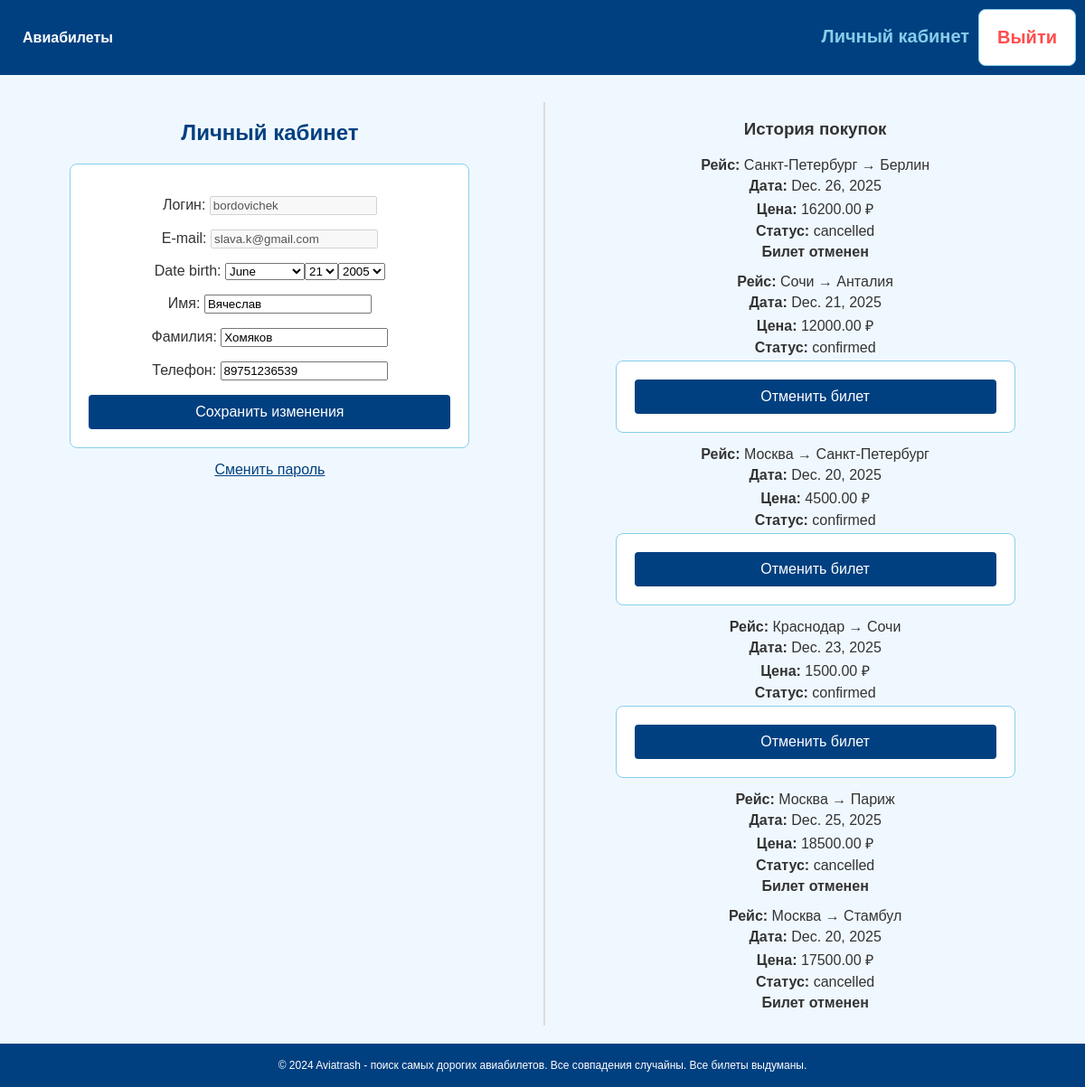
Screenshot of /personal/profile/ (signed in) with the database file from the repository.
### users/models.py (models this page shows)
class User(AbstractUser):
    date_birth = models.DateTimeField(blank=True, null=True, verbose_name="Дата рождения")
    phone = models.CharField(max_length=20, blank=True, null=True, verbose_name="Телефон")
    class Meta:
        db_table = 'auth_user'

### aviaticket/models.py (models this page shows, shortened)
class Ticket(models.Model):
    flight = models.ForeignKey('Flight', on_delete=models.CASCADE, related_name='tickets')
    passenger = models.ForeignKey(get_user_model(), on_delete=models.CASCADE, related_name='tickets', verbose_name='Пассажир')
    status_choices = [
        ('booked', 'Забронирован'),
        ('confirmed', 'Подтвержден'),
        ('cancelled', 'Отменен'),
        ('completed', 'Завершен'),
    ]
    status = models.CharField(max_length=20, choices=status_choices, default='booked', verbose_name='Статус билета')
    booking_reference = models.CharField(max_length=50, unique=True, verbose_name='Номер бронирования')
    booking_date = models.DateTimeField(auto_now_add=True, verbose_name='Дата бронирования')

class Flight(models.Model):
    flight_from = models.CharField(max_length=50, verbose_name='Откуда')
    flight_to = models.ForeignKey('CityWithPhoto', on_delete=models.CASCADE, null=True, blank=True, verbose_name='Куда')
    airline = models.ForeignKey('Airline', on_delete=models.CASCADE, related_name='airline', verbose_name='Авиакомпания')
    time_in_flight = models.DateTimeField(verbose_name='Время в пути')
    day_of_departure = models.DateField(verbose_name='Дата вылета')
    price = models.DecimalField(max_digits=10, decimal_places=2, verbose_name='Цена')
    amount_of_transfers = models.IntegerField(blank=True, null=True, verbose_name='Количество пересадок')
    time_created = models.DateTimeField(auto_now=True, verbose_name='Время создания')
    slug = models.SlugField(max_length=100, unique=True, blank=True, verbose_name='Слаг')

class CityWithPhoto(models.Model):
    city_name = models.CharField(
        max_length=55,
        unique=True,
        verbose_name="Название города"
    )
    photo = models.FileField(
        upload_to='media_photo_city',
        verbose_name="Фотография города"
    )
    def __str__(self):
        return self.city_name

### users/views.py (the view, shortened to what this page needs)
# urls.py: path('profile/', ProfileUser.as_view(), name='profile'),
class ProfileUser(LoginRequiredMixin, UpdateView):
    model = get_user_model()
    form_class = ProfileUserForm
    template_name = 'users/profile.html'
    extra_context = {'title': "Профиль пользователя"}
    success_url = reverse_lazy('list_tickets')
    def get_object(self, queryset=None):
        return self.request.user
    def get_context_data(self, **kwargs):
        context = super().get_context_data(**kwargs)
        context['tickets'] = Ticket.objects.filter(passenger=self.request.user).order_by('-booking_date')
        return context

### users/forms.py
class ProfileUserForm(forms.ModelForm):
    username = forms.CharField(disabled=True, label='Логин', widget=forms.TextInput(attrs={'class': 'form-input'}))
    email = forms.CharField(disabled=True, label='E-mail', required=False,
                            widget=forms.TextInput(attrs={'class': 'form-input'}))
    this_year = datetime.date.today().year
    date_birth = forms.DateField(widget=forms.SelectDateWidget(years=tuple(range(this_year - 120, this_year - 18))))
    class Meta:
        model = get_user_model()
        fields = ['username', 'email', 'date_birth', 'first_name', 'last_name', 'phone']
        labels = {
            'first_name': 'Имя',
            'last_name': 'Фамилия',
            'phone': 'Телефон'
        }
        widgets = {
            'first_name': forms.TextInput(attrs={'class': 'form-input'}),
            'last_name': forms.TextInput(attrs={'class': 'form-input'}),
        }

### users/templates/users/profile.html (shortened to what this page needs)
{% extends 'base.html' %}
{% block content %}
<div class="profile-container">
    <div class="profile-left">
        <h2 class="profile-title">Личный кабинет</h2>
        <form method="post" class="profile-form">
            <div class="form-group">
                {{ form.as_p }}
            </div>
            <button type="submit" class="profile-save-button">
                Сохранить изменения
            </button>
        </form>
        <p class="profile-password-change">
            <a href="{% url 'personal:password_change' %}" class="profile-link">Сменить пароль</a>
        </p>
    </div>
    <div class="profile-right">
        <h3>История покупок</h3>
        {% if tickets %}
            <ul class="ticket-list">
                {% for ticket in tickets %}
                    <li class="ticket-item">
                        <div class="ticket-details">
                            <p><strong>Рейс:</strong> {{ ticket.flight.flight_from }} → {{ ticket.flight.flight_to }}</p>
                            <p><strong>Дата:</strong> {{ ticket.flight.day_of_departure }}</p>
                            <p><strong>Цена:</strong> {{ ticket.flight.price }} ₽</p>
                            <p><strong>Статус:</strong> {{ ticket.status }}</p>
                        </div>
                        {% if ticket.status != 'cancelled' %}
                            <form method="post" action="{% url 'cancel_ticket' ticket.id %}" class="ticket-cancel-form">
                                <button type="submit" class="cancel-ticket-button">Отменить билет</button>
                            </form>
                        {% else %}
                            <p><strong>Билет отменен</strong></p>
                        {% endif %}
                    </li>
                {% endfor %}
            </ul>
        {% else %}
            <p>У вас еще нет купленных билетов.</p>
        {% endif %}
    </div>
</div>
{% endblock %}

### static/css/styles.css (style rules this page uses)
body { margin: 0; font-family: Arial, Helvetica, sans-serif; background-color: #f0f8ff; color: #333; display: flex; flex-direction: column; min-height: 100vh; }
form { margin: 0 auto; padding: 20px; max-width: 400px; border: 1px solid #87CEEB; border-radius: 8px; background-color: #fff; }
form button { width: 100%; padding: 10px; background-color: #004080; color: #fff; border: none; border-radius: 4px; font-size: 16px; }
form p { text-align: center; margin-top: 15px; }
.profile-title { color: #004080; text-align: center; margin-bottom: 20px; }
.profile-save-button { width: 100%; padding: 10px; background-color: #004080; color: #fff; border: none; border-radius: 4px; font-size: 16px; }
.profile-password-change { text-align: center; margin-top: 15px; }
.profile-link { color: #004080; }
.profile-left { width: 65%; }
.profile-right { width: 65%; padding-left: 20px; }
.ticket-list { list-style: none; padding: 0; }
.ticket-item { margin-bottom: 20px; }
.ticket-item p { margin: 5px 0; }
.profile-container { display: flex; gap: 20px; justify-content: space-between; }
.profile-left { flex: 1; max-width: 48%; }
.profile-right { flex: 1; max-width: 48%; border-left: 2px solid #ddd; padding-left: 20px; }
.ticket-list { list-style-type: none; padding: 0; }
.ticket-item { margin-bottom: 15px; }
.profile-title, .profile-password-change, .profile-right h3 { margin-bottom: 20px; }

### rows the page displays
Ticket: flight.flight_from "Санкт-Петербург", flight.flight_to "Берлин", flight.day_of_departure "Dec. 26, 2025", flight.price "16200.00", status "cancelled", shows "Билет отменен"
Ticket: flight.flight_from "Сочи", flight.flight_to "Анталия", flight.day_of_departure "Dec. 21, 2025", flight.price "12000.00", status "confirmed", shows "Отменить билет"
Ticket: flight.flight_from "Москва", flight.flight_to "Санкт-Петербург", flight.day_of_departure "Dec. 20, 2025", flight.price "4500.00", status "confirmed", shows "Отменить билет"
Ticket: flight.flight_from "Краснодар", flight.flight_to "Сочи", flight.day_of_departure "Dec. 23, 2025", flight.price "1500.00", status "confirmed", shows "Отменить билет"
Ticket: flight.flight_from "Москва", flight.flight_to "Париж", flight.day_of_departure "Dec. 25, 2025", flight.price "18500.00", status "cancelled", shows "Билет отменен"
Ticket: flight.flight_from "Москва", flight.flight_to "Стамбул", flight.day_of_departure "Dec. 20, 2025", flight.price "17500.00", status "cancelled", shows "Билет отменен"
